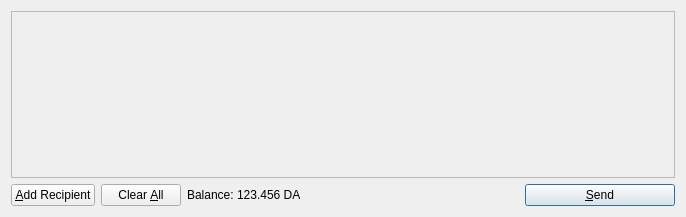
<?xml version="1.0" encoding="UTF-8"?>
<ui version="4.0">
 <class>SendCoinsDialog</class>
 <widget class="QDialog" name="SendCoinsDialog">
  <property name="geometry">
   <rect>
    <x>0</x>
    <y>0</y>
    <width>686</width>
    <height>217</height>
   </rect>
  </property>
  <property name="windowTitle">
   <string>Send Coins</string>
  </property>
  <layout class="QVBoxLayout" name="verticalLayout">
   <item>
    <widget class="QScrollArea" name="scrollArea">
     <property name="widgetResizable">
      <bool>true</bool>
     </property>
     <widget class="QWidget" name="scrollAreaWidgetContents">
      <property name="geometry">
       <rect>
        <x>0</x>
        <y>0</y>
        <width>666</width>
        <height>165</height>
       </rect>
      </property>
      <layout class="QVBoxLayout" name="verticalLayout_2">
       <property name="margin">
        <number>0</number>
       </property>
       <item>
        <layout class="QVBoxLayout" name="entries">
         <property name="spacing">
          <number>6</number>
         </property>
        </layout>
       </item>
       <item>
        <spacer name="verticalSpacer">
         <property name="orientation">
          <enum>Qt::Vertical</enum>
         </property>
         <property name="sizeHint" stdset="0">
          <size>
           <width>20</width>
           <height>40</height>
          </size>
         </property>
        </spacer>
       </item>
      </layout>
     </widget>
    </widget>
   </item>
   <item>
    <layout class="QHBoxLayout" name="horizontalLayout">
     <item>
      <widget class="QPushButton" name="addButton">
       <property name="toolTip">
        <string>Send to multiple recipients at once</string>
       </property>
       <property name="text">
        <string>&amp;Add Recipient</string>
       </property>
       <property name="icon">
        <iconset resource="../bitcoin.qrc">
         <normaloff>:/icons/add</normaloff>:/icons/add</iconset>
       </property>
       <property name="autoDefault">
        <bool>false</bool>
       </property>
      </widget>
     </item>
     <item>
      <widget class="QPushButton" name="clearButton">
       <property name="sizePolicy">
        <sizepolicy hsizetype="Minimum" vsizetype="Fixed">
         <horstretch>0</horstretch>
         <verstretch>0</verstretch>
        </sizepolicy>
       </property>
       <property name="toolTip">
        <string>Remove all transaction fields</string>
       </property>
       <property name="text">
        <string>Clear &amp;All</string>
       </property>
       <property name="icon">
        <iconset resource="../bitcoin.qrc">
         <normaloff>:/icons/remove</normaloff>:/icons/remove</iconset>
       </property>
       <property name="autoRepeatDelay">
        <number>300</number>
       </property>
       <property name="autoDefault">
        <bool>false</bool>
       </property>
      </widget>
     </item>
     <item>
      <layout class="QHBoxLayout" name="horizontalLayout_2">
       <property name="spacing">
        <number>3</number>
       </property>
       <item>
        <widget class="QLabel" name="label">
         <property name="text">
          <string>Balance:</string>
         </property>
        </widget>
       </item>
       <item>
        <widget class="QLabel" name="labelBalance">
         <property name="cursor">
          <cursorShape>IBeamCursor</cursorShape>
         </property>
         <property name="text">
          <string>123.456 DA</string>
         </property>
         <property name="textInteractionFlags">
          <set>Qt::LinksAccessibleByMouse|Qt::TextSelectableByKeyboard|Qt::TextSelectableByMouse</set>
         </property>
        </widget>
       </item>
      </layout>
     </item>
     <item>
      <spacer name="horizontalSpacer">
       <property name="orientation">
        <enum>Qt::Horizontal</enum>
       </property>
       <property name="sizeHint" stdset="0">
        <size>
         <width>40</width>
         <height>20</height>
        </size>
       </property>
      </spacer>
     </item>
     <item>
      <widget class="QPushButton" name="sendButton">
       <property name="minimumSize">
        <size>
         <width>150</width>
         <height>0</height>
        </size>
       </property>
       <property name="toolTip">
        <string>Confirm the send action</string>
       </property>
       <property name="text">
        <string>&amp;Send</string>
       </property>
       <property name="icon">
        <iconset resource="../bitcoin.qrc">
         <normaloff>:/icons/send</normaloff>:/icons/send</iconset>
       </property>
       <property name="default">
        <bool>true</bool>
       </property>
      </widget>
     </item>
    </layout>
   </item>
  </layout>
 </widget>
 <resources>
  <include location="../bitcoin.qrc"/>
 </resources>
 <connections/>
</ui>
